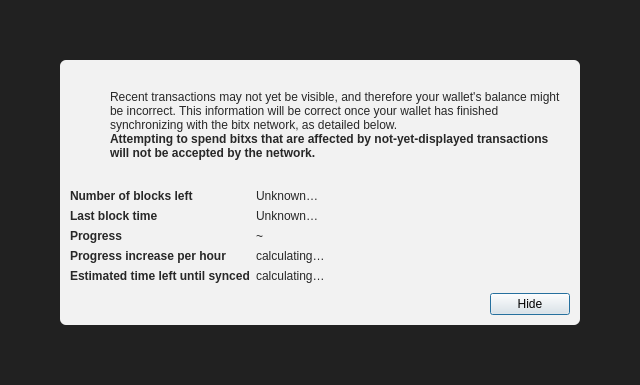
<?xml version="1.0" encoding="UTF-8"?>
<ui version="4.0">
 <class>ModalOverlay</class>
 <widget class="QWidget" name="ModalOverlay">
  <property name="geometry">
   <rect>
    <x>0</x>
    <y>0</y>
    <width>640</width>
    <height>385</height>
   </rect>
  </property>
  <property name="windowTitle">
   <string>Form</string>
  </property>
  <layout class="QVBoxLayout" name="verticalLayout" stretch="0">
   <property name="sizeConstraint">
    <enum>QLayout::SetDefaultConstraint</enum>
   </property>
   <property name="leftMargin">
    <number>0</number>
   </property>
   <property name="topMargin">
    <number>0</number>
   </property>
   <property name="rightMargin">
    <number>0</number>
   </property>
   <property name="bottomMargin">
    <number>0</number>
   </property>
   <item>
    <widget class="QWidget" name="bgWidget" native="true">
     <property name="styleSheet">
      <string notr="true">#bgWidget { background: rgba(0,0,0,220); }</string>
     </property>
     <layout class="QVBoxLayout" name="verticalLayoutMain" stretch="1">
      <property name="leftMargin">
       <number>60</number>
      </property>
      <property name="topMargin">
       <number>60</number>
      </property>
      <property name="rightMargin">
       <number>60</number>
      </property>
      <property name="bottomMargin">
       <number>60</number>
      </property>
      <item>
       <widget class="QWidget" name="contentWidget" native="true">
        <property name="styleSheet">
         <string notr="true">#contentWidget { background: rgba(255,255,255,240); border-radius: 6px; }

QLabel { color: rgb(40,40,40);  }</string>
        </property>
        <layout class="QVBoxLayout" name="verticalLayoutSub" stretch="1,0,0,0">
         <property name="spacing">
          <number>0</number>
         </property>
         <property name="leftMargin">
          <number>10</number>
         </property>
         <property name="topMargin">
          <number>10</number>
         </property>
         <property name="rightMargin">
          <number>10</number>
         </property>
         <property name="bottomMargin">
          <number>10</number>
         </property>
         <item>
          <layout class="QHBoxLayout" name="horizontalLayoutIconText" stretch="0,1">
           <property name="topMargin">
            <number>20</number>
           </property>
           <item>
            <layout class="QVBoxLayout" name="verticalLayoutIcon">
             <property name="leftMargin">
              <number>0</number>
             </property>
             <item>
              <widget class="QPushButton" name="warningIcon">
               <property name="enabled">
                <bool>false</bool>
               </property>
               <property name="text">
                <string/>
               </property>
               <property name="icon">
                <iconset>
                 <normaloff>:/icons/warning</normaloff>
                 <disabledoff>:/icons/warning</disabledoff>:/icons/warning</iconset>
               </property>
               <property name="iconSize">
                <size>
                 <width>48</width>
                 <height>48</height>
                </size>
               </property>
               <property name="flat">
                <bool>true</bool>
               </property>
              </widget>
             </item>
             <item>
              <spacer name="verticalSpacerWarningIcon">
               <property name="orientation">
                <enum>Qt::Vertical</enum>
               </property>
               <property name="sizeHint" stdset="0">
                <size>
                 <width>20</width>
                 <height>40</height>
                </size>
               </property>
              </spacer>
             </item>
            </layout>
           </item>
           <item>
            <layout class="QVBoxLayout" name="verticalLayoutInfoText">
             <property name="leftMargin">
              <number>0</number>
             </property>
             <property name="topMargin">
              <number>0</number>
             </property>
             <item>
              <widget class="QLabel" name="infoText">
               <property name="text">
                <string>Recent transactions may not yet be visible, and therefore your wallet's balance might be incorrect. This information will be correct once your wallet has finished synchronizing with the bitx network, as detailed below.</string>
               </property>
               <property name="textFormat">
                <enum>Qt::RichText</enum>
               </property>
               <property name="wordWrap">
                <bool>true</bool>
               </property>
              </widget>
             </item>
             <item>
              <widget class="QLabel" name="infoTextStrong">
               <property name="font">
                <font>
                 <weight>75</weight>
                 <bold>true</bold>
                </font>
               </property>
               <property name="text">
                <string>Attempting to spend bitxs that are affected by not-yet-displayed transactions will not be accepted by the network.</string>
               </property>
               <property name="textFormat">
                <enum>Qt::RichText</enum>
               </property>
               <property name="wordWrap">
                <bool>true</bool>
               </property>
              </widget>
             </item>
             <item>
              <spacer name="verticalSpacerInTextSpace">
               <property name="orientation">
                <enum>Qt::Vertical</enum>
               </property>
               <property name="sizeHint" stdset="0">
                <size>
                 <width>20</width>
                 <height>40</height>
                </size>
               </property>
              </spacer>
             </item>
            </layout>
           </item>
          </layout>
         </item>
         <item>
          <spacer name="verticalSpacerAfterText">
           <property name="orientation">
            <enum>Qt::Vertical</enum>
           </property>
           <property name="sizeHint" stdset="0">
            <size>
             <width>20</width>
             <height>40</height>
            </size>
           </property>
          </spacer>
         </item>
         <item>
          <layout class="QFormLayout" name="formLayout">
           <property name="fieldGrowthPolicy">
            <enum>QFormLayout::FieldsStayAtSizeHint</enum>
           </property>
           <property name="horizontalSpacing">
            <number>6</number>
           </property>
           <property name="verticalSpacing">
            <number>6</number>
           </property>
           <property name="topMargin">
            <number>10</number>
           </property>
           <item row="0" column="0">
            <widget class="QLabel" name="labelNumberOfBlocksLeft">
             <property name="font">
              <font>
               <weight>75</weight>
               <bold>true</bold>
              </font>
             </property>
             <property name="text">
              <string>Number of blocks left</string>
             </property>
            </widget>
           </item>
           <item row="0" column="1">
            <widget class="QLabel" name="numberOfBlocksLeft">
             <property name="text">
              <string>Unknown…</string>
             </property>
            </widget>
           </item>
           <item row="1" column="0">
            <widget class="QLabel" name="labelLastBlockTime">
             <property name="font">
              <font>
               <weight>75</weight>
               <bold>true</bold>
              </font>
             </property>
             <property name="text">
              <string>Last block time</string>
             </property>
            </widget>
           </item>
           <item row="1" column="1">
            <widget class="QLabel" name="newestBlockDate">
             <property name="sizePolicy">
              <sizepolicy hsizetype="Maximum" vsizetype="Preferred">
               <horstretch>0</horstretch>
               <verstretch>0</verstretch>
              </sizepolicy>
             </property>
             <property name="text">
              <string>Unknown…</string>
             </property>
            </widget>
           </item>
           <item row="2" column="0">
            <widget class="QLabel" name="labelSyncDone">
             <property name="font">
              <font>
               <weight>75</weight>
               <bold>true</bold>
              </font>
             </property>
             <property name="text">
              <string>Progress</string>
             </property>
            </widget>
           </item>
           <item row="2" column="1">
            <layout class="QHBoxLayout" name="horizontalLayoutSync" stretch="0,1">
             <item>
              <widget class="QLabel" name="percentageProgress">
               <property name="text">
                <string notr="true">~</string>
               </property>
              </widget>
             </item>
            </layout>
           </item>
           <item row="4" column="0">
            <widget class="QLabel" name="labelProgressIncrease">
             <property name="font">
              <font>
               <weight>75</weight>
               <bold>true</bold>
              </font>
             </property>
             <property name="text">
              <string>Progress increase per hour</string>
             </property>
            </widget>
           </item>
           <item row="4" column="1">
            <widget class="QLabel" name="progressIncreasePerH">
             <property name="text">
              <string>calculating…</string>
             </property>
            </widget>
           </item>
           <item row="5" column="0">
            <widget class="QLabel" name="labelEstimatedTimeLeft">
             <property name="font">
              <font>
               <weight>75</weight>
               <bold>true</bold>
              </font>
             </property>
             <property name="text">
              <string>Estimated time left until synced</string>
             </property>
            </widget>
           </item>
           <item row="5" column="1">
            <widget class="QLabel" name="expectedTimeLeft">
             <property name="text">
              <string>calculating…</string>
             </property>
            </widget>
           </item>
          </layout>
         </item>
         <item>
          <layout class="QHBoxLayout" name="horizontalLayoutButtons">
           <property name="leftMargin">
            <number>10</number>
           </property>
           <property name="topMargin">
            <number>10</number>
           </property>
           <item>
            <spacer name="horizontalSpacer">
             <property name="orientation">
              <enum>Qt::Horizontal</enum>
             </property>
             <property name="sizeHint" stdset="0">
              <size>
               <width>40</width>
               <height>20</height>
              </size>
             </property>
            </spacer>
           </item>
           <item>
            <widget class="QPushButton" name="closeButton">
             <property name="text">
              <string>Hide</string>
             </property>
             <property name="shortcut">
              <string>Esc</string>
             </property>
             <property name="focusPolicy">
              <enum>Qt::StrongFocus</enum>
             </property>
             <property name="default">
              <bool>true</bool>
             </property>
            </widget>
           </item>
          </layout>
         </item>
        </layout>
       </widget>
      </item>
     </layout>
    </widget>
   </item>
  </layout>
 </widget>
 <resources/>
 <connections/>
</ui>
